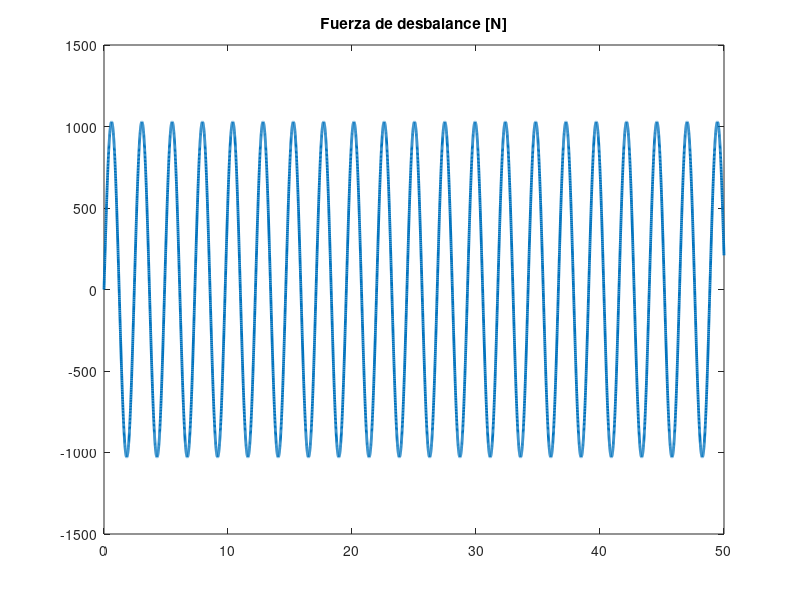
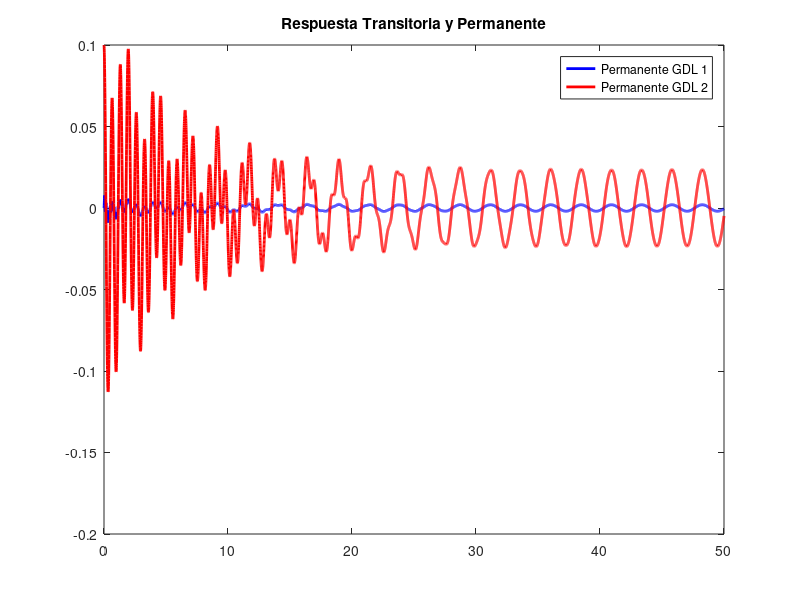

Source code (MATLAB) for these figures, in order:
function ejeYsinTMDforzadoGHOUL 
%% DEFINICIÓN DE PARÁMETROS DEL SISTEMA
%% DEFINICIÓN DE PARÁMETROS DEL SISTEMA
m1=62000; %% Masa 1
m2=93000; %% Masa 2
%m3=0.03*(m1+m2); %% Masa TMD

z=[0.015;0.015];

k1=2e8; %% Rigidez 1
k2=9e6; %% Rigidez 2
%k3=(9.4)^2*m3 %% Rigidez 3

M= [m1 0;
    0 m2]; %% Matriz de masa

K=[k1+k2 -k2;
    -k2   k2]; %% Matriz de Rigidez

dt=0.005;
t=0:dt:50;

xINI=[0;0.1];
dxINI=[0;0];

%% ENCUENTRO AUTOVECTORES Y AUTOVALORES
[X,lambda]=eig(K,M); %el X que me larga ya esta normalizado de modo q X'*m*X=I

wn=diag(sqrt(lambda))
wd=wn.*sqrt(1-z.^2);

%% MÉTODO DE DESCOMPOSICIÓN MODAL

Mmodal=round(X'*M*X); %M modal
Kmodal=round(X'*K*X); %K modal

Y0=X'*M*xINI;
dY0=X'*M*dxINI; %paso las condiciones inciales a coord modales

%Ahora el sistema será Mmodal*y''+Cmodal*y'+Kmodal*y=0 es un sistema de EDOs
%desacoplado y habra wd
wd=wn.*sqrt(1-z.^2)

%Transitoria:

Y=zeros(length(wn),length(t));

for i=1:length(wn)

% 1er término
    Y(i,:)=exp(-z(i)*wn(i)*t).*(cos(wd(i)*t)+z(i)/(sqrt(1-z(i)^2)).*sin(wd(i)*t)).*Y0(i);

    % 2do término
    Y(i,:)=Y(i,:)+(1/wd(i).*exp(-z(i)*wn(i)*t).*sin(wd(i)*t)).*dY0(i);

end

%% PASO DE COORD MODALES A GEOMETRICAS

xt=X*Y;


%% DEFINO PARAMETROS Y FUERZA DE DESBALANCE

F0Desbalance=1028.93;
wRotor=2.572;
Fdesb=F0Desbalance.*sin(wRotor*t);

figure (1)
plot(t,Fdesb,'LineWidth',2)
title('Fuerza de desbalance [N]')

%% RESPUESTA PERMANENTE

F = zeros(2,length(t)); % Vector de fuerzas
F(2,:) = Fdesb;         % Fuerza de desbalance en el grado de libertad 3

% Transformar fuerzas a coordenadas modales
Fmodal = X' * F;

% Respuesta permanente modal
Y_perm = zeros(length(wn), length(t));
for i = 1:length(wn)
    for j = 1:length(t)
        Y_perm(i,j) = (1/(Kmodal(i,i) - Mmodal(i,i) * wd(i)^2)) * Fmodal(i,j);
    end
end

% Transformar respuesta permanente a coordenadas físicas
x_perm = X * Y_perm;

xGeneral=xt+x_perm;

%% Ploteado
figure(2)
plot(t,xGeneral(1,:),'b','LineWidth',2)
hold on 
plot(t,xGeneral(2,:),'r','LineWidth',2)
hold off
title('Respuesta Transitoria y Permanente')
legend('Permanente GDL 1','Permanente GDL 2')

end